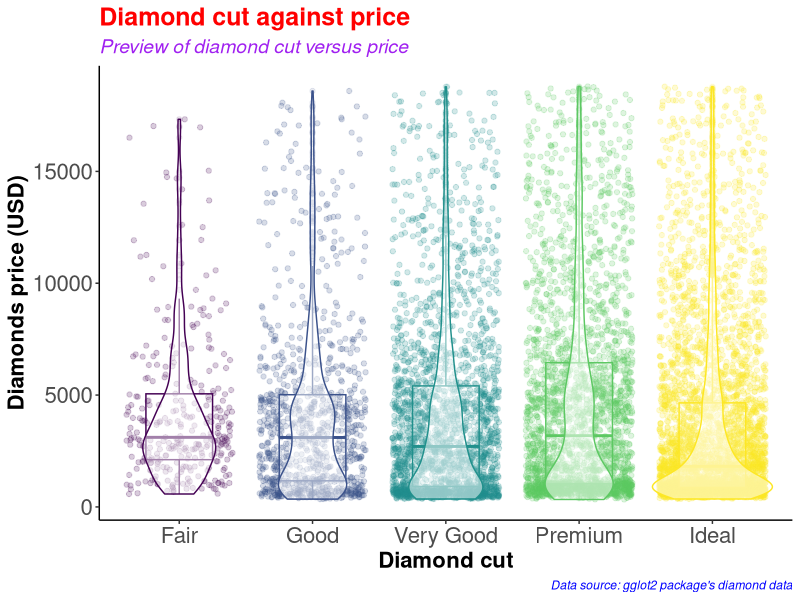
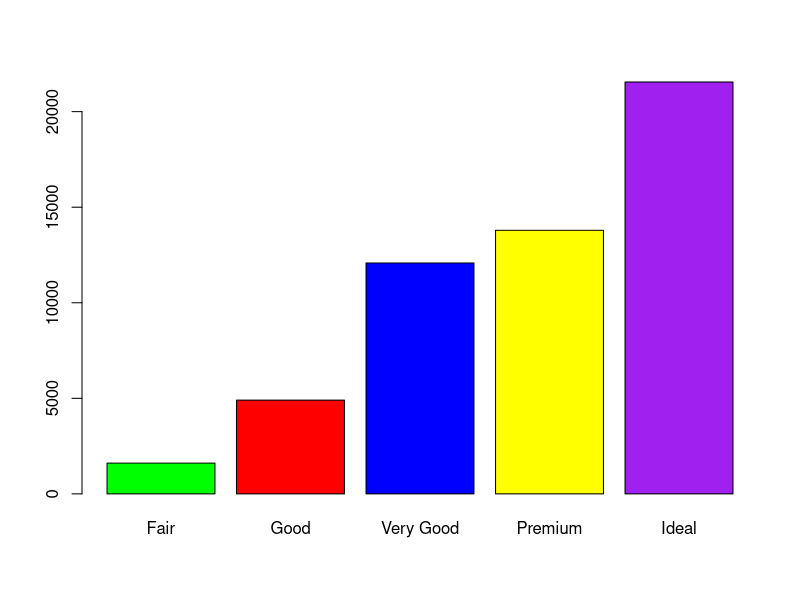
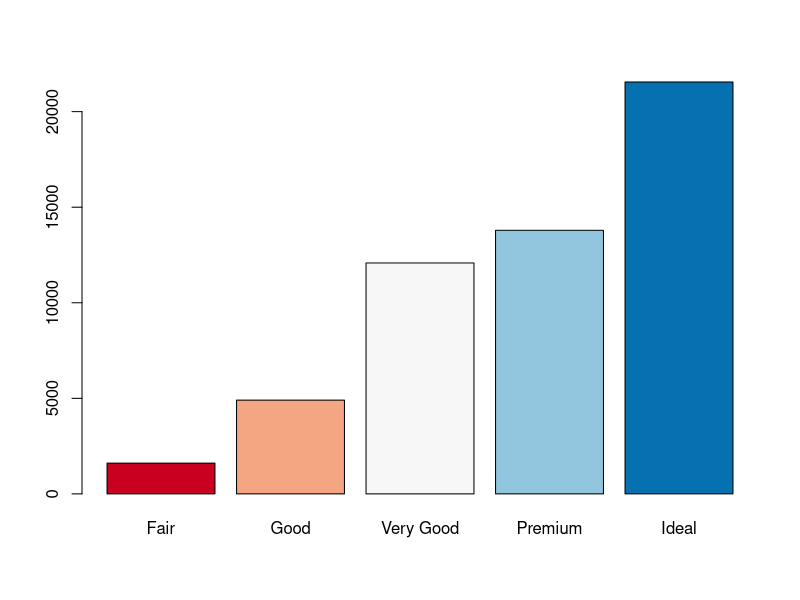
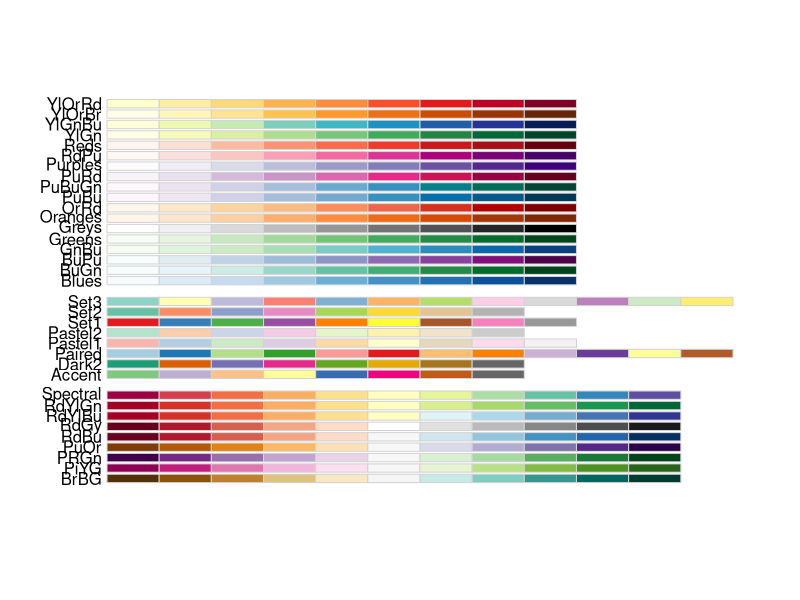
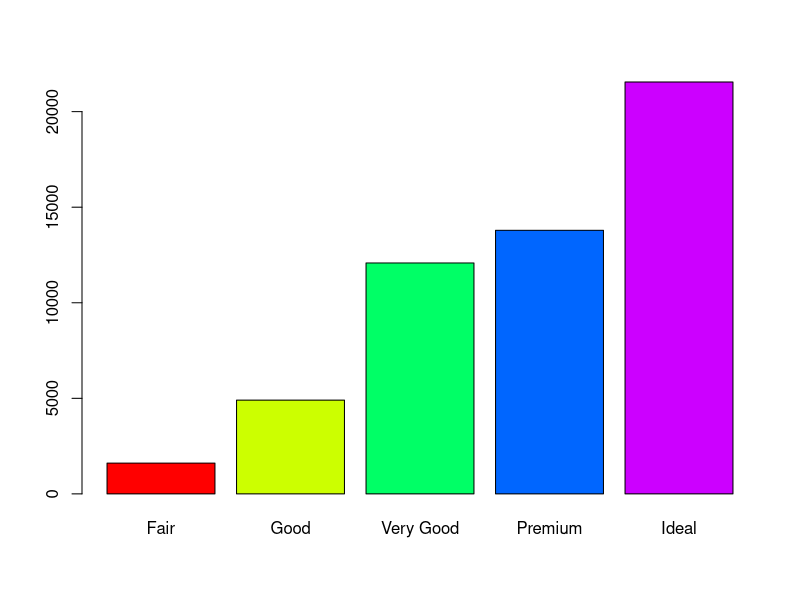
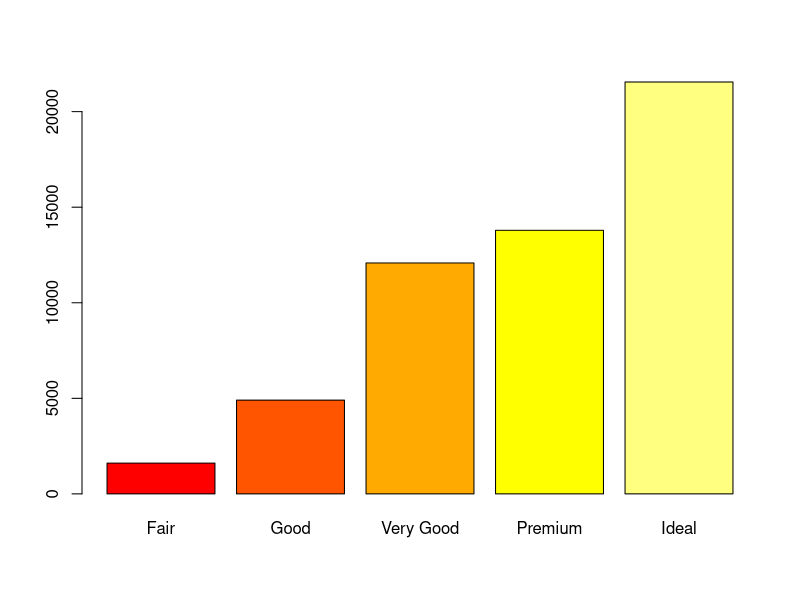
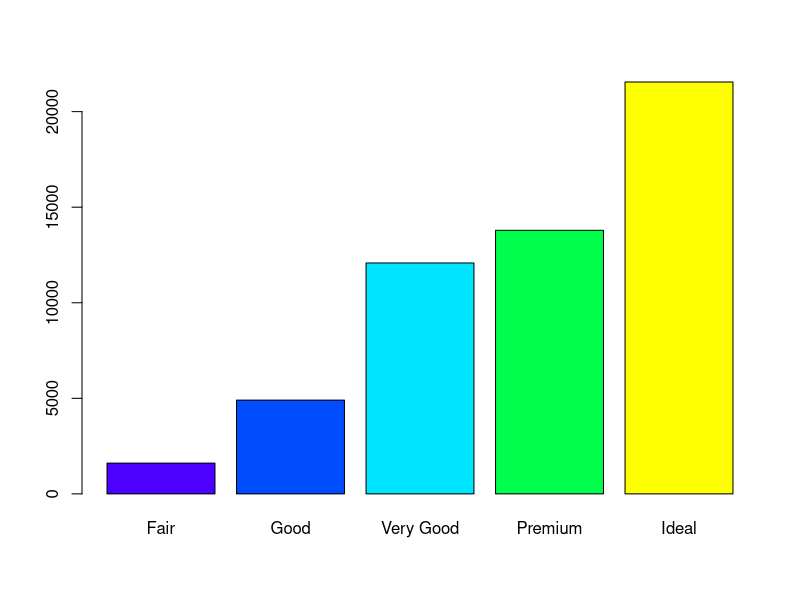
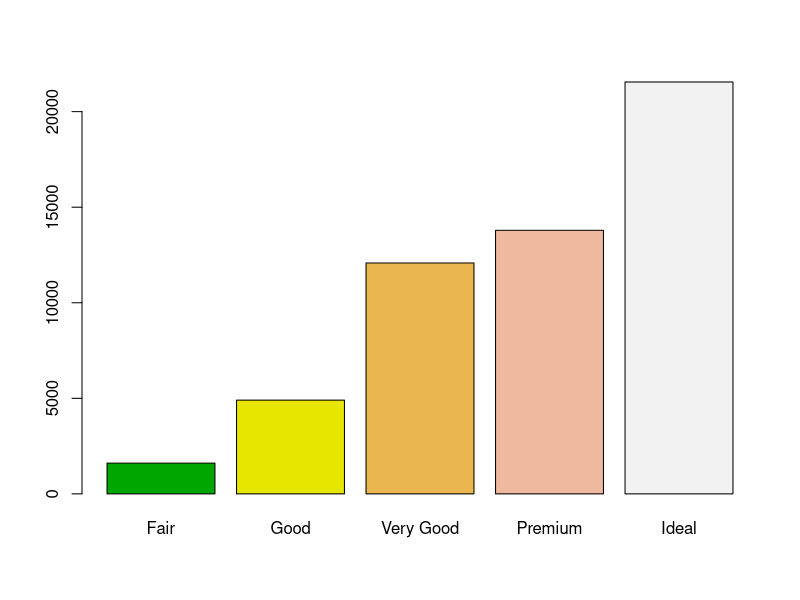

Generate these figures, in order, with R:
#########################################
# Name: Wyclife Agumba Oluoch           #   
# E-mail: wyclifeoluoch@gmail.com       #
# GitHub: https://github.com/Wycology   #
# Task: Boxplot and violin plots in one #
# Date: 4th Jan 2021                    #
# Last edited: 20th Mar 2021            #
#########################################

# Loading the necessary libraries for the project
library(tidyverse) # This is for data wrangling and plotting
library(RColorBrewer) # This is for generating color pallets for the plots.

diamonds_df <- diamonds # Saving the diamonds data-set to a new object in R.

head(diamonds) # Checking the variables in the data-set for subsequent analyses
nrow(diamonds) # Checking for the number of rows in the data. 53940 observations
ncol(diamonds) # Checking the number of variables in the data-set. 10 variables

diamonds_df %>% # Picking the diamonds data, and then
  slice_sample(n = 0.2*(nrow(diamonds))) %>% # Picking a portion of the data-set
  ggplot(aes(x = cut, y = price, color = cut)) + # Adding the mapping variables
  geom_point(position = "jitter", alpha = 0.2) + # Adding jitter and alpha
  geom_boxplot(alpha = 0.1, width = 0.5) + # Modifying dimensions of the boxplot 
  geom_violin(alpha = 0.5) + # Adding violin plot on top of the box and jitter
  theme_classic() + # Adding my preferred theme for publication.
  theme(legend.position = "none") + # Removing the legend; it is on the x-axis
  labs(x = "Diamond cut", # Labels the x-axis.
       y = "Diamonds price (USD)", # Labeling the y-axis
       title = "Diamond cut against price", # Setting tibble of the plot
       subtitle = "Preview of diamond cut versus price", # Descriptive title beneath TITLE
       caption = "Data source: gglot2 package's diamond data") +
  theme(axis.text = element_text(size=16), # Size of labels on tick-marks
        axis.title = element_text(size=16,face="bold")) + # Size of axis labels
  theme(plot.title = element_text(color = 'red', size = 18, face = 'bold'),
        plot.subtitle = element_text(color = 'purple', size = 14, face = 'italic'),
        plot.caption = element_text(color = 'blue', face = 'italic'))

diamonds %>% # Picking 
  filter(cut == 'Very Good') %>% 
  nrow()

diamonds %>% 
  select(cut) %>% 
  table() %>% 
  barplot(col = c('green', 'red', 'blue', 'yellow', 'purple'))

# Instead of specifying the colors, we can simply use the color brewer panel 

diamonds %>% 
  select(cut) %>% 
  table() %>% 
  barplot(col = brewer.pal(n = 5, name = "RdBu"))
# To display more brewer colors options to use, run the following function:

display.brewer.all()

# Can also use rainbow colors

diamonds %>% 
  select(cut) %>% 
  table() %>% 
  barplot(col = rainbow(5))

# Can also use heat.colors
diamonds %>% 
  select(cut) %>% 
  table() %>% 
  barplot(col = heat.colors(5))

# Can also use topographic colors

diamonds %>% 
  select(cut) %>% 
  table() %>% 
  barplot(col = topo.colors(5))

# Can also use terrain colors
diamonds %>% 
  select(cut) %>% 
  table() %>% 
  barplot(col = terrain.colors(5))

# Can also use cm.colors
diamonds %>% 
  select(cut) %>% 
  table() %>% 
  barplot(col = cm.colors(5))

?getData
# That is awesome. Good for the day.
